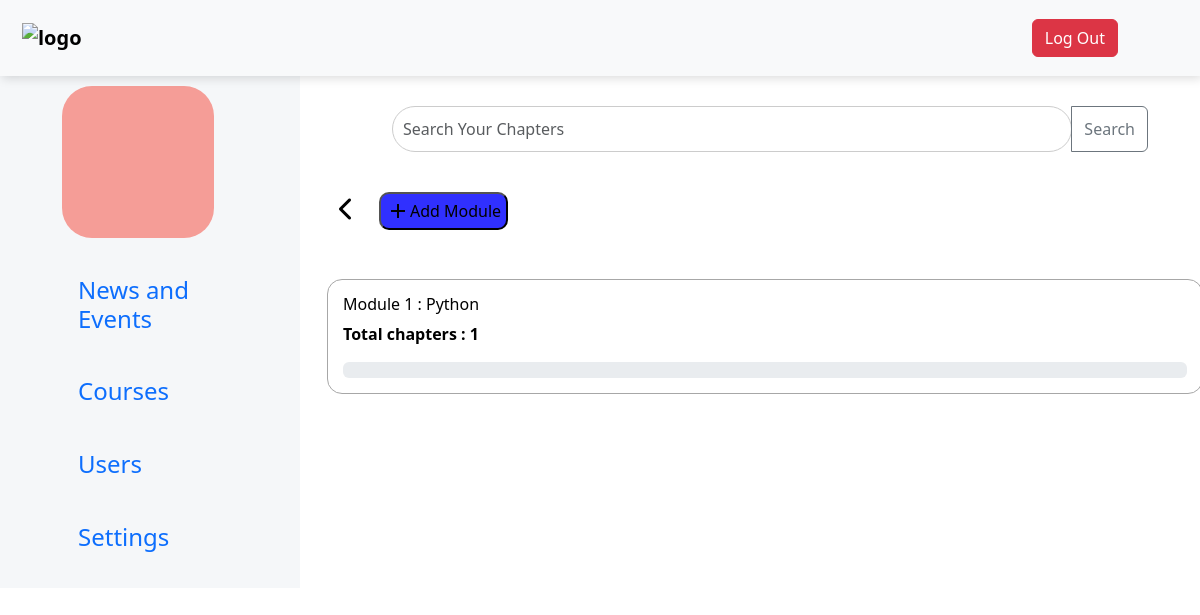
Page /courses/courses/1/modules/ (signed in) on the earlier database version.
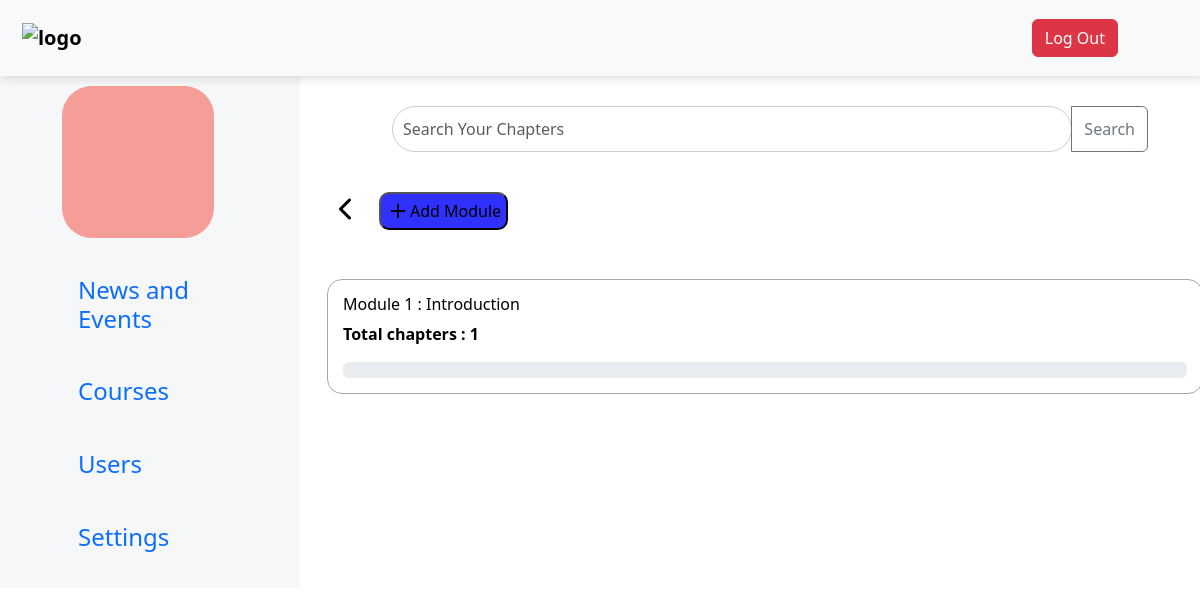
Same page on the later database version.
### courses/models.py (models this page shows, shortened)
class Module(models.Model):
    course = models.ForeignKey(Course, on_delete=models.CASCADE)
    title = models.CharField(max_length=200, unique=False, null=True)
    date_added = models.DateTimeField(auto_now_add=True)
    module_no=models.IntegerField(default=0)
    quiz_score = models.FloatField(default=0)
    progress = models.IntegerField(default=0)
    class Meta:
        verbose_name_plural = "Module"
        unique_together = ('course', 'title')

### courses/views.py (the view)
# urls.py: path('courses/<int:course_id>/modules/', views.course_modules, name='course_modules'),
def course_modules(request, course_id):
    course = get_object_or_404(Course, pk=course_id)
    modules = course.module_set.all()
    for module in modules:
        module.chapter_count = module.chapter_set.count()
    return render(request, 'courses/course_modules.html', {'course': course, 'modules': modules})

### templates/courses/course_modules.html (shortened to what this page needs)
{% extends 'base.html' %}
{% block content %}
        <div class="container-fluid">
        <div class="row">
            <div class="cmt">
                <a href="#"><button class="cmb" type="submit"><i class='fas fa-chevron-left'></i></button></a>
                {% if request.user.is_admin %}
                    <a href="{% url 'courses:new_Module'  course_id=course.id %}"><button class="cma" type="submit"><i class="material-icons">add</i>Add Module</button></a>
                {% endif %}
            </div>
        </div><br>
        <div class="row">
        {% if modules %}
            {% for module in modules %}
                <div class="cm">
                    <a href="{% url 'courses:module' pk=module.id %}">
                        <h6>Module {{module.module_no}}  :  {{module.title}}</h6>
                        <p>Total chapters : {{module.chapter_count}}</p>
                        <div class="progress">
                        </div>
                    </a>
                </div>
            {% endfor %}
            {% else %}
            <h5> *No Modules added* </h5>
            {% endif %}
        </div>
    </div>
{% endblock content %}

Differences in the rows shown:
removed Module: module_no "1", title "Python", chapter_count "1"
added Module: module_no "1", title "Introduction", chapter_count "1"
